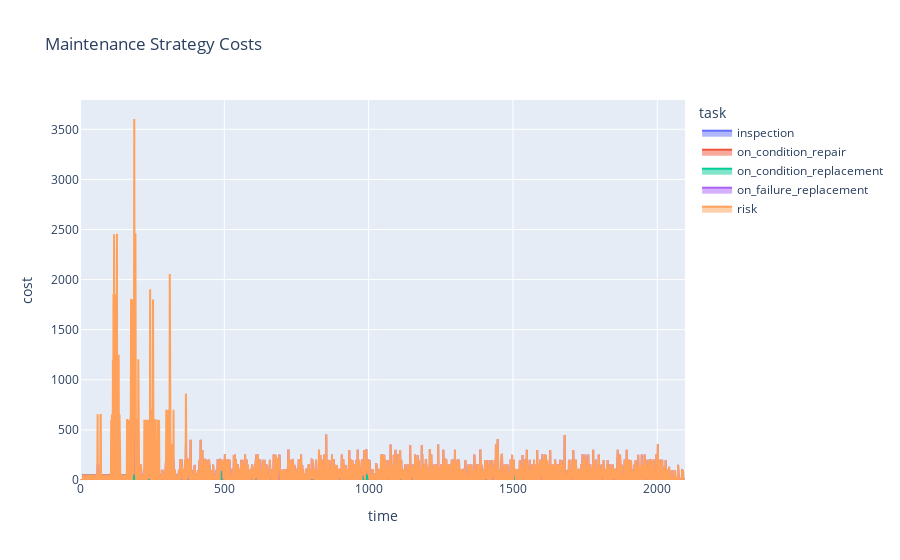

The notebook cell saved with this chart:
### Code cell
import cProfile
from pof import FailureMode
p = cProfile.Profile()
p.enable()

fm = FailureMode.demo()

fm.mc_timeline(t_end=2000, n_iterations=100)

df = fm.expected_risk_cost_df()

fig = px.area(df, x="time", y="cost", color="task", title='Maintenance Strategy Costs')
fig.show()
p.disable()
p.dump_stats("results.prof")

# snakeviz

### Figure 1 — Plotly figure (JSON) as saved in the notebook; plotly's stock layout.template omitted (floating-point values rounded to 4 significant figures; data arrays with more than 128 entries replaced by an {"elided": "..."} marker saying what was removed)
{"data": [{"hovertemplate": "task=inspection<br>time=%{x}<br>cost=%{y}<extra></extra>", "legendgroup": "inspection", "line": {"color": "#636efa"}, "mode": "lines", "name": "inspection", "orientation": "v", "showlegend": true, "stackgroup": "1", "type": "scatter", "x": {"elided": "2097 int values"}, "xaxis": "x", "y": {"elided": "2097 int values"}, "yaxis": "y"}, {"hovertemplate": "task=on_condition_repair<br>time=%{x}<br>cost=%{y}<extra></extra>", "legendgroup": "on_condition_repair", "line": {"color": "#EF553B"}, "mode": "lines", "name": "on_condition_repair", "orientation": "v", "showlegend": true, "stackgroup": "1", "type": "scatter", "x": {"elided": "2097 int values"}, "xaxis": "x", "y": {"elided": "2097 int values"}, "yaxis": "y"}, {"hovertemplate": "task=on_condition_replacement<br>time=%{x}<br>cost=%{y}<extra></extra>", "legendgroup": "on_condition_replacement", "line": {"color": "#00cc96"}, "mode": "lines", "name": "on_condition_replacement", "orientation": "v", "showlegend": true, "stackgroup": "1", "type": "scatter", "x": {"elided": "2097 int values"}, "xaxis": "x", "y": {"elided": "2097 int values"}, "yaxis": "y"}, {"hovertemplate": "task=on_failure_replacement<br>time=%{x}<br>cost=%{y}<extra></extra>", "legendgroup": "on_failure_replacement", "line": {"color": "#ab63fa"}, "mode": "lines", "name": "on_failure_replacement", "orientation": "v", "showlegend": true, "stackgroup": "1", "type": "scatter", "x": {"elided": "2097 int values"}, "xaxis": "x", "y": {"elided": "2097 int values"}, "yaxis": "y"}, {"hovertemplate": "task=risk<br>time=%{x}<br>cost=%{y}<extra></extra>", "legendgroup": "risk", "line": {"color": "#FFA15A"}, "mode": "lines", "name": "risk", "orientation": "v", "showlegend": true, "stackgroup": "1", "type": "scatter", "x": {"elided": "2097 int values"}, "xaxis": "x", "y": {"elided": "2097 int values"}, "yaxis": "y"}], "layout": {"legend": {"title": {"text": "task"}, "tracegroupgap": 0}, "title": {"text": "Maintenance Strategy Costs"}, "xaxis": {"anchor": "y", "domain": [0, 1], "title": {"text": "time"}}, "yaxis": {"anchor": "x", "domain": [0, 1], "title": {"text": "cost"}}}}
